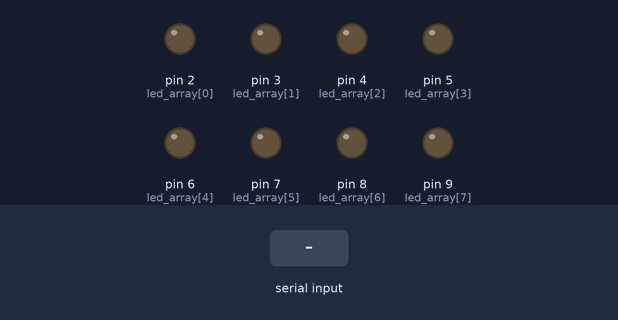
Bench run of a sketch on a simulated Arduino Uno, built with avr-gcc and run on an emulated ATmega328P. On the bench: output pins drawn as LEDs (lit = HIGH). The inputs (shaded band) are chosen by the test bench.

Above: at 1.2 s.
1.3 s: "1" received over Serial
At 2.1 s:
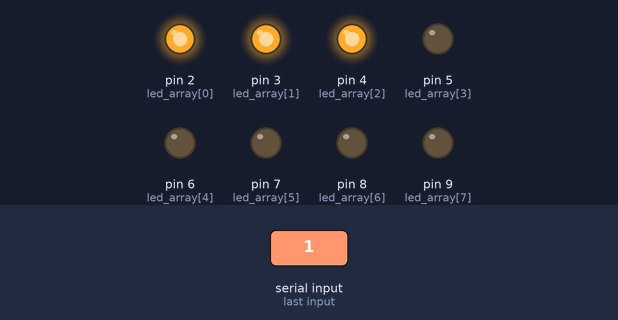
4.3 s: "2" received over Serial
At 5.5 s:
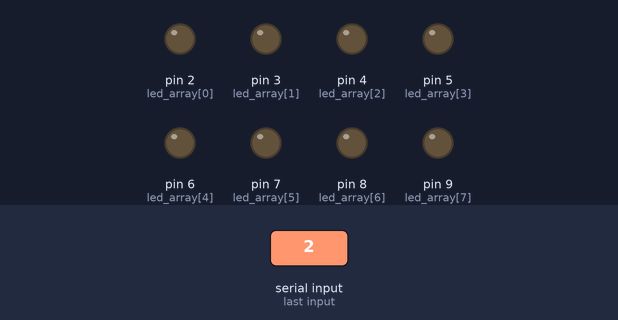
5.8 s: "1" received over Serial
At 6.6 s:
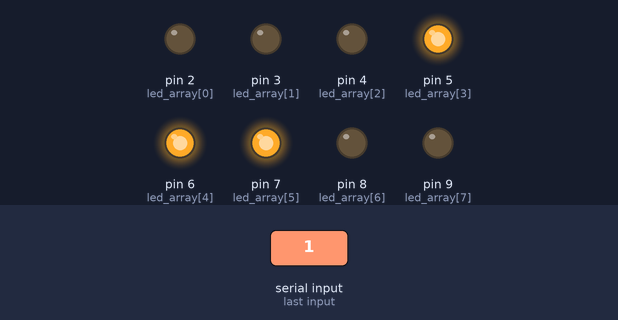
Timing chart, 0 to 14.8 s (numbered marks = the images above; inputs shaded):
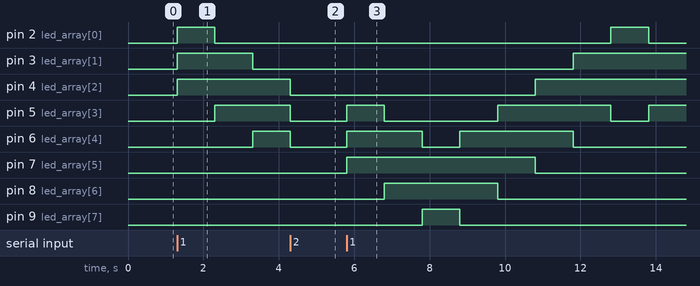

The sketch:

bai_4.ino
```cpp
/*
Lập trình điều khiển thanh Led (Led bar) với yêu cầu sau:
+ Các Led sáng lần lượt từ Led1 đến Led8 theo từng cụm 3 Led, mỗi
cụm sáng 1s rồi chuyển sang cụm kế tiếp.
+ Sau khi Led8 sáng lại đổi chiều về Led1.
+ Sau khi Led1 sáng lại đổi chiều về Led8 và tiếp tục.
+ Từ trên máy tính gửi xuống VĐK 1 kí tự. Nếu gửi kí tự 1 thì bật led

sáng, nếu gửi kí tự 2 thì tắt led.
*/

int flag = 0;
int pos = 0;
uint8_t led_array[8] = {2,3,4,5,6,7,8,9};
unsigned long current;
unsigned long last_current = 0;
void led(int i){
  if (i == 0) {
    digitalWrite(led_array[0], 1);
    digitalWrite(led_array[1], 1);
    digitalWrite(led_array[2], 1);
  }
  else if (i < 6) {
    digitalWrite(led_array[i], 1);
  	digitalWrite(led_array[i+1], 1);
    digitalWrite(led_array[i+2], 1);
  	digitalWrite(led_array[i-1], 0);
  } else {
    digitalWrite(led_array[12- i], 1);
    digitalWrite(led_array[11-i], 1);
    digitalWrite(led_array[10- i], 1);
    digitalWrite(led_array[13 -i], 0);
  }
}

void setup() {
  Serial.begin(9600);
  for (int i = 0; i < 8; i ++) {
    pinMode(led_array[i], 1);
    digitalWrite(led_array[i],0);
  }
}

void loop() {
  if (Serial.available()) {
    char c = Serial.read();
    if (c == '1') {
      flag = 1;
    }
    if (c == '2') {
      flag = 0;
    }
  }
  // giống bài dùng chân DI để điều khiển trạng thái
  if (flag == 1) {
    current = millis();
    if (pos > 10) pos = 1;
    if ((current - last_current) > 1000) {
      led(pos);
      last_current = current;
      pos ++;
    }
  }else {
    for (int i = 0; i < 8; i ++) {
      digitalWrite(led_array[i], 0);
    }
  }
}
```

Measured:
- after the input at 1.3 s, pin 2 (led_array[0]): LOW → HIGH at once, → LOW 1.0 s later; pin 3 (led_array[1]): LOW → HIGH at once, → LOW 2.0 s later; pin 4 (led_array[2]): LOW → HIGH at once; pin 5 (led_array[3]): LOW → HIGH after 1.0 s; pin 6 (led_array[4]): LOW → HIGH after 2.0 s
- after the input at 4.3 s, pin 5 (led_array[3]): HIGH → LOW after 0.00 s instead of 1.0 s; pin 6 (led_array[4]): HIGH → LOW at once; pin 7 (led_array[5]): stays LOW (without the input it goes to HIGH after 0.00 s); pin 8 (led_array[6]): stays LOW (without the input it goes to HIGH after 1.0 s)
- after the input at 5.8 s, pin 2 (led_array[0]): LOW → HIGH after 7.0 s, → LOW 1.0 s later; pin 3 (led_array[1]): LOW → HIGH after 6.0 s
